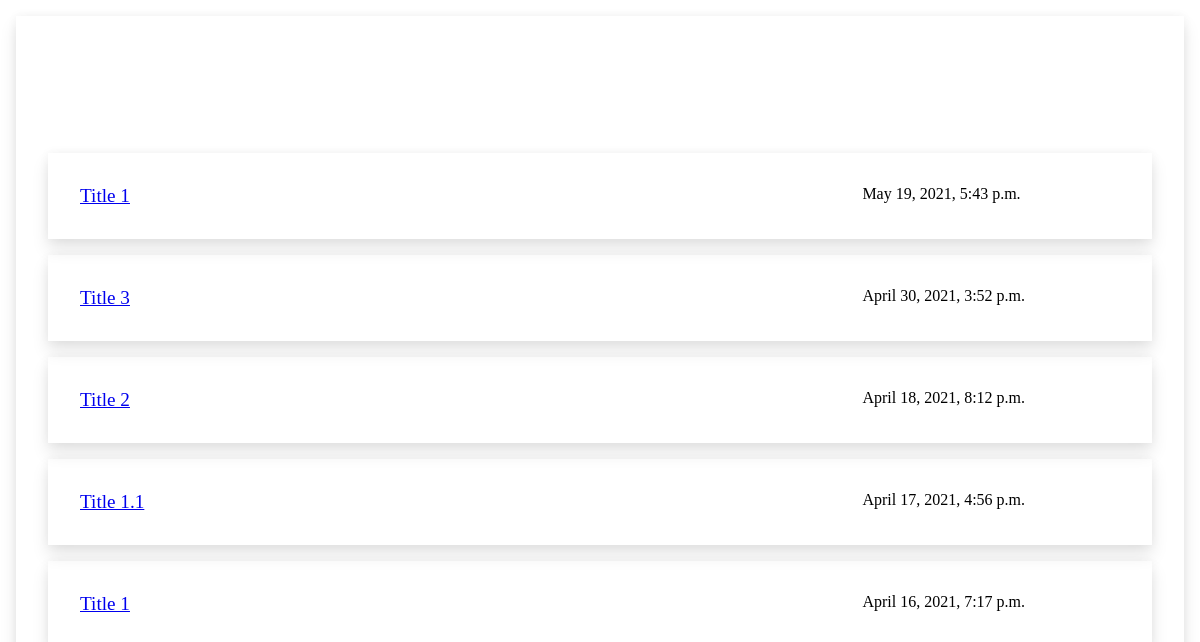
The page /xapp/ on the database as committed earlier.
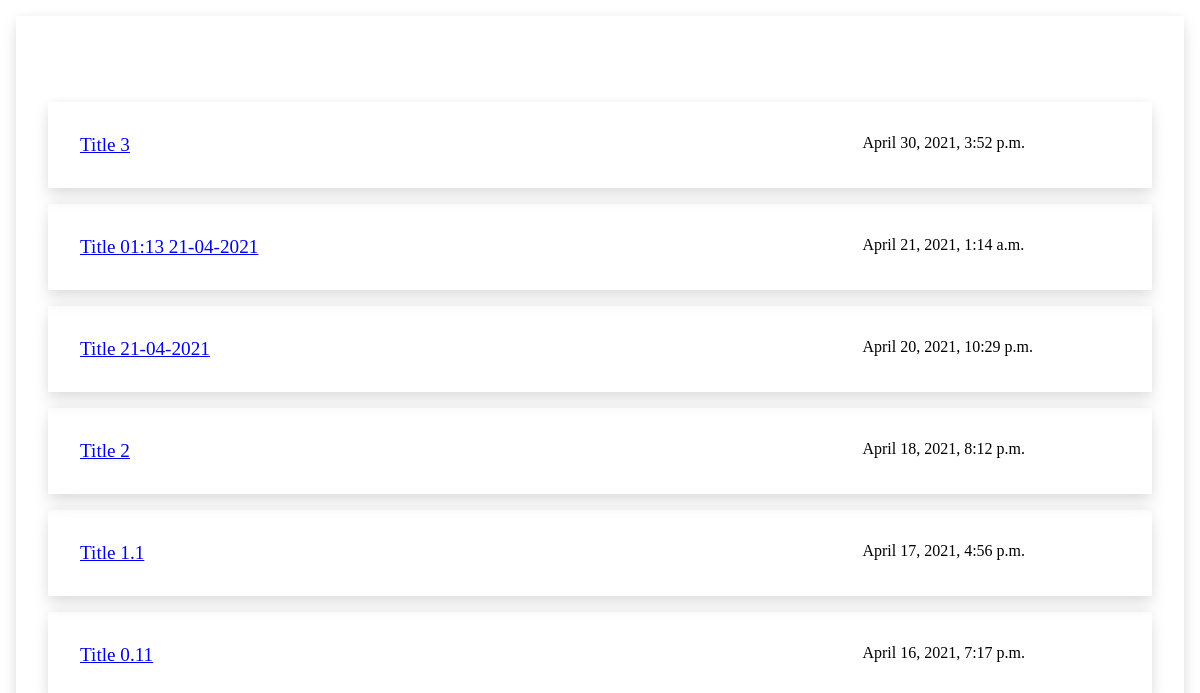
The same page on the database as committed later.
### xapp/models.py (models this page shows, shortened)
class Topic(models.Model):
    title = models.CharField(max_length=200)
    published_date = models.DateTimeField('date published')

### xapp/views.py (the view)
# urls.py: path('', views.IndexView.as_view(), name='index'),
class IndexView(generic.ListView):
    template_name = 'xapp/index.html'
    context_object_name = 'topics'
    def get_queryset(self):
        return Topic.objects.order_by('-published_date')

### xapp/templates/xapp/index.html (shortened to what this page needs)
<!DOCTYPE html>
<html>
  <head>
    {% load static %}
    <link
      rel="stylesheet"
      type="text/css"
      href="{% static 'xapp/style.css' %}"
    />
  </head>
  <body>
    <div class="content">
      <table>
        {% if topics %} {% for topic in topics %}
        <tr>
          <td class="main-cell">
            <a href="{% url 'xapp:topic' topic.id %}">{{ topic.title }}</a>
          </td>
          <td>{{ topic.published_date }}</td>
        </tr>
        {% endfor %} {% else %}
        <p>No Topics are available.</p>
        {% endif %}
      </table>
    </div>
  </body>
</html>

### xapp/static/xapp/style.css (style rules this page uses)
body, html { width: 100%; height: 100%; font-family: Georgia, "Times New Roman", Times, serif; }
* { margin: 0; padding: 0; }
body { padding: 1rem; width: calc(100% - 2rem); height: calc(100% - 2rem); }
.content { display: flex; flex-direction: column; padding: 1rem; height: calc(100% - 2rem); justify-content: center; box-shadow: 0 0.6rem 1rem rgba(0, 0, 0, 0.1), 0 0 0.6rem rgba(0, 0, 0, 0.05); }
.content table { padding: 1rem; display: flex; flex-direction: column; height: calc(80% - 2rem); justify-content: center; }
.content table tr { display: flex; flex: 1; margin: 1rem 0; padding: 1rem; box-shadow: 0 0.6rem 1rem rgba(0, 0, 0, 0.1), 0 0 0.6rem rgba(0, 0, 0, 0.05); transition: 0.3s transform cubic-bezier(0.155, 1.105, 0.295, 1.12), 0.3s box-shadow, 0.3s -webkit-transform cubic-bezier(0.155, 1.105, 0.295, 1.12); }
.content table tr td { display: flex; padding: 1rem; }
.main-cell { width: 70%; font-size: 1.2rem; }

Rows that differ between the two databases and show on the page:
removed Topic: title "Title 1", published_date "May 19, 2021, 5:43 p.m."
added Topic: title "Title 01:13 21-04-2021", published_date "April 21, 2021, 1:14 a.m."
added Topic: title "Title 21-04-2021", published_date "April 20, 2021, 10:29 p.m."
changed Topic: title "Title 1" → "Title 0.11"
